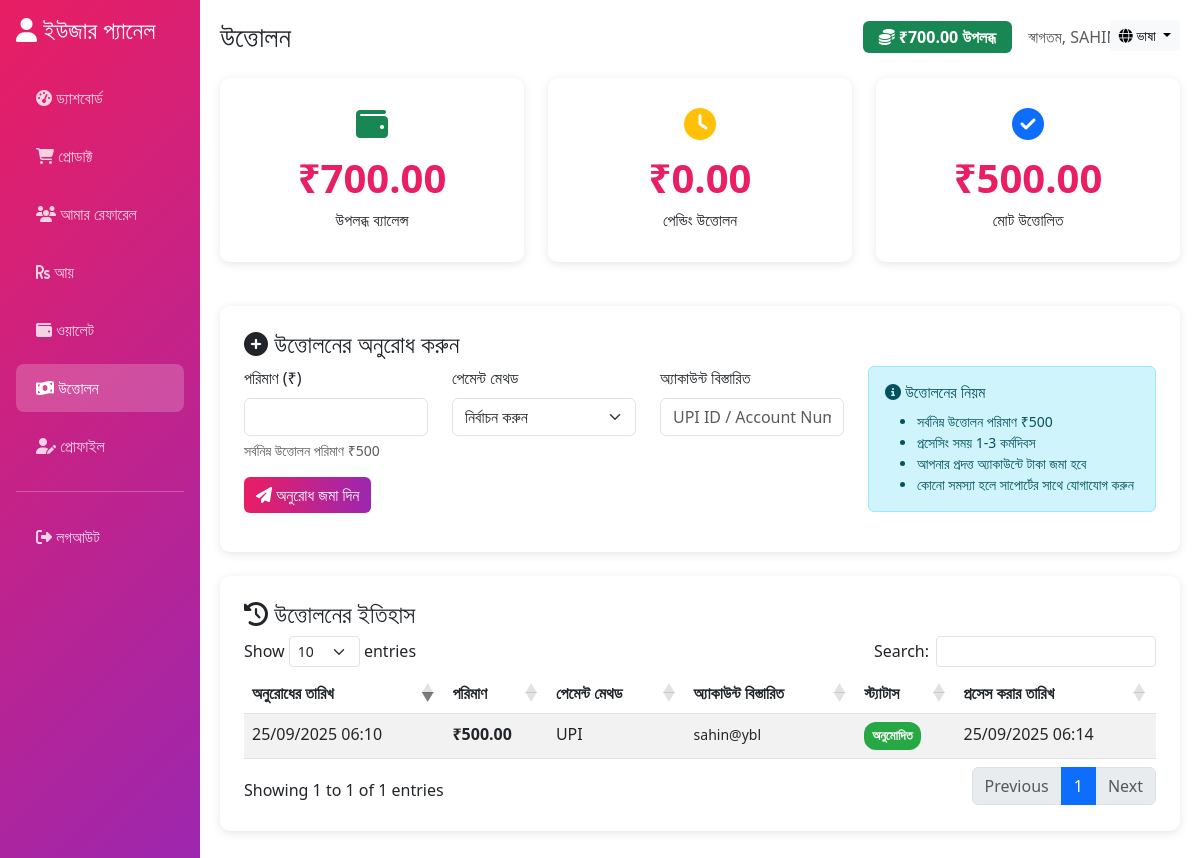
/user/withdrawals.php (signed in), run on the app's committed database.
### tables this page shows
CREATE TABLE `users` (
  `id` int(11) NOT NULL,
  `name` varchar(100) NOT NULL,
  `age` int(11) NOT NULL,
  `mobile` varchar(15) NOT NULL,
  `password` varchar(255) NOT NULL,
  `address` text NOT NULL,
  `education` varchar(100) DEFAULT NULL,
  `referral_id` varchar(20) DEFAULT NULL,
  `payment_status` enum('pending','verified','rejected') DEFAULT 'pending',
  `created_at` timestamp NOT NULL DEFAULT current_timestamp(),
  `updated_at` timestamp NOT NULL DEFAULT current_timestamp() ON UPDATE current_timestamp(),
  `coins` decimal(10,2) DEFAULT 0.00
);

CREATE TABLE `withdrawals` (
  `id` int(11) NOT NULL,
  `user_id` int(11) NOT NULL,
  `amount` decimal(10,2) NOT NULL,
  `status` enum('pending','approved','rejected') DEFAULT 'pending',
  `payment_method` varchar(50) DEFAULT NULL,
  `account_details` text DEFAULT NULL,
  `requested_at` timestamp NOT NULL DEFAULT current_timestamp(),
  `approved_at` timestamp NULL DEFAULT NULL,
  `processed_at` timestamp NULL DEFAULT NULL
);

### includes/language.php (called while the page is built, shortened)
<?php
function getCurrentLanguage() {
    return $_SESSION['language'] ?? DEFAULT_LANGUAGE;
}
function loadLanguage($lang = null) {
    if ($lang === null) {
        $lang = getCurrentLanguage();
    }
    $langFile = LANG_PATH . $lang . '.php';
    if (file_exists($langFile)) {
        return include $langFile;
    }
    return [];
}
function __($key, $lang = null) {
    static $translations = null;
    if ($translations === null) {
        $translations = loadLanguage($lang);
    }
    return $translations[$key] ?? $key;
}
function getLanguageSwitcher() {
    $currentLang = getCurrentLanguage();
    $currentUrl = $_SERVER['REQUEST_URI'];
    $urlParts = parse_url($currentUrl);
    $links = [];
    foreach (AVAILABLE_LANGUAGES as $code => $name) {
        $query = isset($urlParts['query']) ? $urlParts['query'] : '';
        parse_str($query, $params);
        $params['lang'] = $code;
        $newQuery = http_build_query($params);
        $links[$code] = [
            'name' => $name,
            'url' => $urlParts['path'] . ($newQuery ? '?' . $newQuery : ''),
            'active' => ($code === $currentLang)
        ];
    }
    return $links;
}
?>

### user/withdrawals.php (the view, shortened to what this page needs)
<?php
include '../includes/language.php';
$currentLang = getCurrentLanguage();
$user_id = $_SESSION['user_id'];
$conn = getDBConnection();
$stmt = $conn->prepare("SELECT coins FROM users WHERE id = ?");
$stmt->bind_param("i", $user_id);
$stmt->execute();
$user_coins = $stmt->get_result()->fetch_assoc()['coins'];
$stmt = $conn->prepare("SELECT * FROM withdrawals WHERE user_id = ? ORDER BY requested_at DESC");
$stmt->bind_param("i", $user_id);
$stmt->execute();
$withdrawals_result = $stmt->get_result();
$withdrawals = [];
$total_withdrawn = 0;
$pending_amount = 0;
while ($row = $withdrawals_result->fetch_assoc()) {
    $withdrawals[] = $row;
    $total_withdrawn += $row['amount'];
}
?>
<!DOCTYPE html>
<html lang="<?php echo $currentLang; ?>">
<head>
    <link href="https://cdn.jsdelivr.net/npm/bootstrap@5.3.0/dist/css/bootstrap.min.css" rel="stylesheet">
    <link rel="stylesheet" href="https://cdnjs.cloudflare.com/ajax/libs/font-awesome/6.4.0/css/all.min.css">
    <link rel="stylesheet" href="https://cdn.datatables.net/1.13.4/css/dataTables.bootstrap5.min.css">
    <link rel="stylesheet" href="https://cdn.datatables.net/responsive/2.4.1/css/responsive.bootstrap5.min.css">
</head>
<body>
    <div class="language-switcher">
        <div class="dropdown">
            <button class="btn btn-light btn-sm dropdown-toggle" type="button" id="languageDropdown" data-bs-toggle="dropdown">
                <i class="fas fa-globe"></i> <?php echo __('language'); ?>
            </button>
        </div>
    </div>
    <div class="container-fluid">
        <div class="row">
            <div class="col-md-3 col-lg-2 px-0 sidebar" id="sidebar">
                <div class="p-3">
                    <h4 class="mb-4">
                        <i class="fas fa-user"></i> <?php echo __('user_panel'); ?>
                    </h4>
                    <nav class="nav flex-column">
                        <a class="nav-link" href="dashboard.php">
                            <i class="fas fa-tachometer-alt"></i> <?php echo __('dashboard'); ?>
                        </a>
                        <a class="nav-link" href="products.php">
                            <i class="fas fa-shopping-cart"></i> <?php echo __('products'); ?>
                        </a>
                        <a class="nav-link" href="referrals.php">
                            <i class="fas fa-users"></i> <?php echo __('my referrals'); ?>
                        </a>
                        <a class="nav-link" href="earnings.php">
                            <i class="fas fa-rupee-sign"></i> <?php echo __('earnings'); ?>
                        </a>
                        <a class="nav-link" href="wallet.php">
                            <i class="fas fa-wallet"></i> <?php echo __('wallet'); ?>
                        </a>
                        <a class="nav-link active" href="withdrawals.php">
                            <i class="fas fa-money-bill-wave"></i> <?php echo __('withdrawals'); ?>
                        </a>
                        <a class="nav-link" href="profile.php">
                            <i class="fas fa-user-edit"></i> <?php echo __('profile'); ?>
                        </a>
                        <hr class="my-3">
                        <a class="nav-link" href="logout.php">
                            <i class="fas fa-sign-out-alt"></i> <?php echo __('logout'); ?>
                        </a>
                    </nav>
                </div>
            </div>
            <div class="col-md-9 col-lg-10 main-content">
                <div class="d-flex justify-content-between align-items-center mb-4">
                    <h1 class="h3 mb-0"><?php echo __('withdrawals'); ?></h1>
                    <div class="d-flex align-items-center gap-3">
                        <div class="badge bg-success fs-6 px-3 py-2">
                            <i class="fas fa-coins"></i> ₹<?php echo number_format($user_coins, 2); ?> <?php echo __('available'); ?>
                        </div>
                        <span class="text-muted"><?php echo __('welcome'); ?>, <?php echo htmlspecialchars($_SESSION['user_name']); ?></span>
                    </div>
                </div>
                <div class="row mb-4">
                    <div class="col-md-4">
                        <div class="dashboard-card stat-card">
                            <i class="fas fa-wallet fa-2x text-success mb-2"></i>
                            <div class="stat-number">₹<?php echo number_format($user_coins, 2); ?></div>
                            <div><?php echo __('available balance'); ?></div>
                        </div>
                    </div>
                    <div class="col-md-4">
                        <div class="dashboard-card stat-card">
                            <i class="fas fa-clock fa-2x text-warning mb-2"></i>
                            <div class="stat-number">₹<?php echo number_format($pending_amount, 2); ?></div>
                            <div><?php echo __('pending withdrawals'); ?></div>
                        </div>
                    </div>
                    <div class="col-md-4">
                        <div class="dashboard-card stat-card">
                            <i class="fas fa-check-circle fa-2x text-primary mb-2"></i>
                            <div class="stat-number">₹<?php echo number_format($total_withdrawn - $pending_amount, 2); ?></div>
                            <div><?php echo __('total withdrawn'); ?></div>
                        </div>
                    </div>
                </div>
                <div class="dashboard-card p-4 mb-4">
                    <h4><i class="fas fa-plus-circle"></i> <?php echo __('request withdrawal'); ?></h4>
                    <div class="row">
                        <div class="col-md-8">
                            <form method="POST">
                                <div class="row">
                                    <div class="col-md-4 mb-3">
                                        <label for="amount" class="form-label"><?php echo __('amount'); ?> (₹)</label>
                                        <input type="number" class="form-control" id="amount" name="amount" min="500"
                                               max="<?php echo $user_coins; ?>" step="0.01" required>
                                        <div class="form-text"><?php echo __('minimum withdrawal amount is') . ' ₹500'; ?></div>
                                    </div>
                                    <div class="col-md-4 mb-3">
                                        <label for="payment_method" class="form-label"><?php echo __('payment method'); ?></label>
                                        <select class="form-select" id="payment_method" name="payment_method" required>
                                            <option value=""><?php echo __('select'); ?></option>
                                        </select>
                                    </div>
                                    <div class="col-md-4 mb-3">
                                        <label for="account_details" class="form-label"><?php echo __('account details'); ?></label>
                                        <input type="text" class="form-control" id="account_details" name="account_details"
                                               placeholder="UPI ID / Account Number" required>
                                    </div>
                                </div>
                                <button type="submit" name="request_withdrawal" class="btn btn-primary"
                                        <?php echo $user_coins < 500 ? 'disabled' : ''; ?>>
                                    <i class="fas fa-paper-plane"></i> <?php echo __('submit request'); ?>
                                </button>
                            </form>
                        </div>
                        <div class="col-md-4">
                            <div class="alert alert-info">
                                <h6><i class="fas fa-info-circle"></i> <?php echo __('withdrawal rules'); ?></h6>
                                <ul class="mb-0 small">
                                    <li><?php echo __('minimum withdrawal amount is') . ' ₹500'; ?></li>
                                    <li><?php echo __('processing time is 1-3 business days'); ?></li>
                                    <li><?php echo __('funds will be credited to your provided account'); ?></li>
                                    <li><?php echo __('contact support if you have any issues'); ?></li>
                                </ul>
                            </div>
                        </div>
                    </div>
                </div>
                <div class="dashboard-card p-4">
                    <h4><i class="fas fa-history"></i> <?php echo __('withdrawal history'); ?></h4>
                    <?php if (empty($withdrawals)): ?>
                        <div class="text-center py-4">
                            <i class="fas fa-money-bill-wave fa-3x text-muted mb-3"></i>
                            <h5 class="text-muted"><?php echo __('no withdrawal requests yet'); ?></h5>
                            <p class="text-muted"><?php echo __('request your first withdrawal above'); ?></p>
                        </div>
                    <?php else: ?>
                        <div class="table-responsive">
                            <table id="withdrawalsTable" class="table table-striped">
                                <thead>
                                    <tr>
                                        <th><?php echo __('request date'); ?></th>
                                        <th><?php echo __('amount'); ?></th>
                                        <th><?php echo __('payment method'); ?></th>
                                        <th><?php echo __('account details'); ?></th>
                                        <th><?php echo __('status'); ?></th>
                                        <th><?php echo __('processed date'); ?></th>
                                    </tr>
                                </thead>
                                <tbody>
                                    <?php foreach ($withdrawals as $withdrawal): ?>
                                        <tr>
                                            <td><?php echo date('d/m/Y H:i', strtotime($withdrawal['requested_at'])); ?></td>
                                            <td class="fw-bold">₹<?php echo number_format($withdrawal['amount'], 2); ?></td>
                                            <td><?php echo htmlspecialchars($withdrawal['payment_method']); ?></td>
                                            <td><small><?php echo htmlspecialchars($withdrawal['account_details']); ?></small></td>
                                            <td>
                                                <span class="status-badge status-<?php echo $withdrawal['status']; ?>">
                                                    <?php
                                                    switch($withdrawal['status']) {
                                                        case 'approved': echo __('approved'); break;
                                                    }
                                                    ?>
                                                </span>
                                            </td>
                                            <td>
                                                <?php
                                                if ($withdrawal['processed_at']) {
                                                    echo date('d/m/Y H:i', strtotime($withdrawal['processed_at']));
                                                } else {
                                                    echo '-';
                                                }
                                                ?>
                                            </td>
                                        </tr>
                                    <?php endforeach; ?>
                                </tbody>
                            </table>
                        </div>
                    <?php endif; ?>
                </div>
            </div>
        </div>
    </div>
</body>
</html>

### user/withdrawals.php (style rules this page uses)
:root { --primary-color: #e91e63; --secondary-color: #9c27b0; }
.dashboard-card { background: white; border-radius: 10px; box-shadow: 0 2px 10px rgba(0,0,0,0.1); margin-bottom: 20px; transition: transform 0.3s; }
.stat-card { text-align: center; padding: 30px 20px; }
.stat-number { font-size: 2.5rem; font-weight: bold; color: var(--primary-color); }
.btn-primary { background: linear-gradient(to right, var(--primary-color), var(--secondary-color)); border: none; }
.sidebar { background: linear-gradient(135deg, var(--primary-color), var(--secondary-color)); min-height: 100vh; color: white; }
.sidebar .nav-link { color: rgba(255,255,255,0.8); padding: 12px 20px; margin: 5px 0; border-radius: 8px; transition: all 0.3s; }
.sidebar .nav-link.active { background: rgba(255,255,255,0.2); color: white; }
.main-content { padding: 20px; }
.language-switcher { position: absolute; top: 20px; right: 20px; z-index: 1002; }
.status-badge { display: inline-block; padding: 4px 8px; border-radius: 12px; font-size: 0.8rem; font-weight: bold; }
.status-approved { background: #28a745; color: white; }

### data on the page
users: coins "700.00"
withdrawals: requested_at "25/09/2025 06:10", amount "500.00", payment_method "UPI", account_details "sahin@ybl", status "অনুমোদিত", processed_at "25/09/2025 06:14"

### other printed values
__('language') "ভাষা"
__('user_panel') "ইউজার প্যানেল"
__('dashboard') "ড্যাশবোর্ড"
__('products') "প্রোডাক্ট"
__('my referrals') "আমার রেফারেল"
__('earnings') "আয়"
__('wallet') "ওয়ালেট"
__('withdrawals') "উত্তোলন"
__('profile') "প্রোফাইল"
__('logout') "লগআউট"
__('available') "উপলব্ধ"
__('welcome') "স্বাগতম"
$_SESSION['user_name'] "SAHIN…"
__('available balance') "উপলব্ধ ব্যালেন্স"
$pending_amount "0.00"
